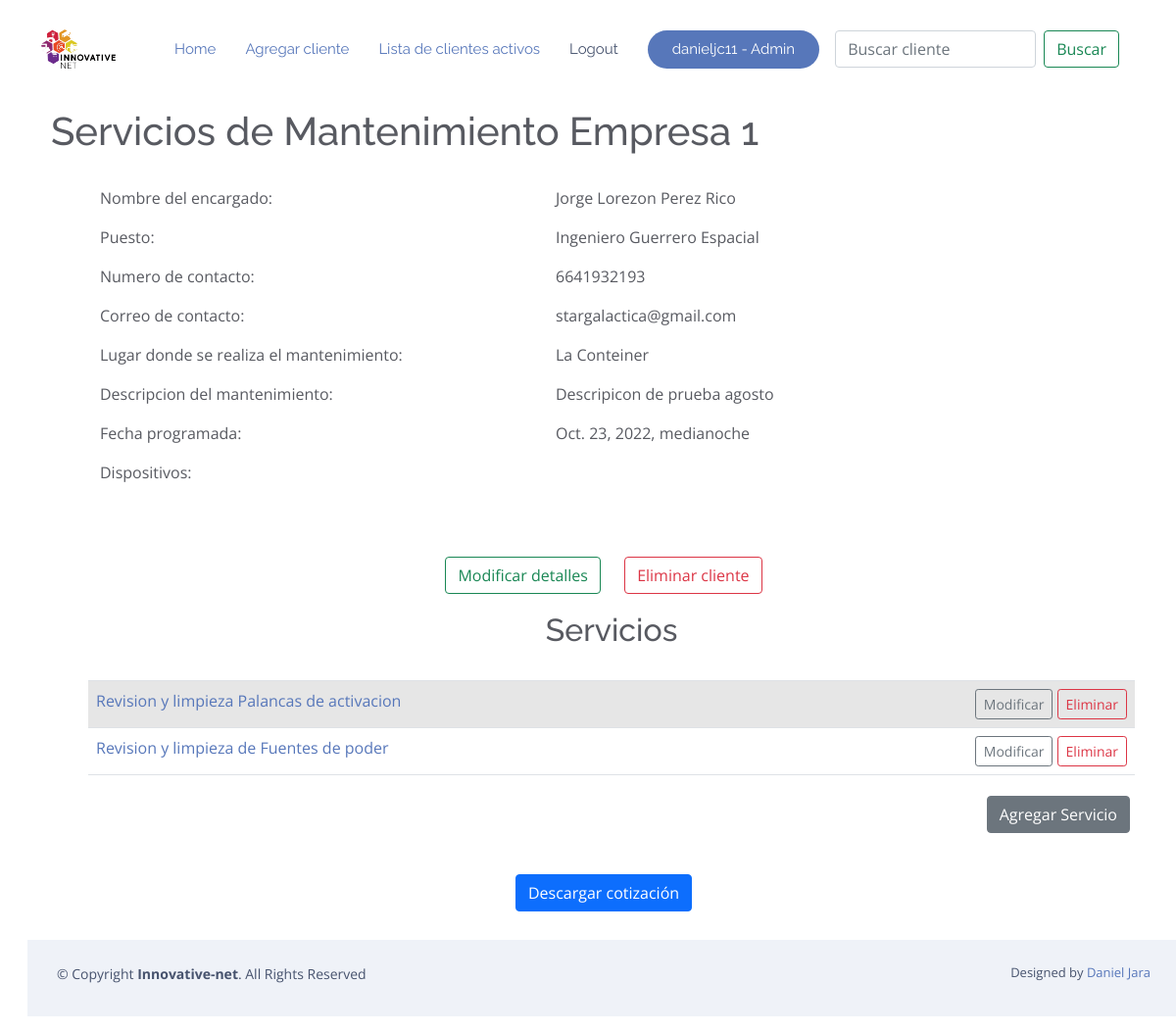
Screenshot of /mostrar_cliente/41 (signed in) with the database file from the repository.
### RPA/models.py (models this page shows, shortened)
class Cliente(models.Model):
    usuario = models.ForeignKey(User, on_delete=models.CASCADE, null=True, blank=True)
    nombre = models.CharField('Nombre de la compañia cliente',max_length=200)
    encargado = models.CharField('Nombre del contacto dentro de la empresa',max_length
    =120)
    puesto_encargado = models.CharField('Puesto del contacto',max_length
    =120)
    numero_contacto=models.CharField('Numero de telefono para contactar',max_length
    =10)
    correo_contacto=models.EmailField('Correo para contactar',blank=True)
    lugar_de_mantenimiento = models.CharField('Lugar en que se realizara el mantenimiento',max_length
    =120,blank=True)
    descripcion_cotizacion = models.TextField('Descripcion de la cotizacion',blank=True)
    fecha = models.DateTimeField('Fecha de realizacion de la cotizacion',blank=True,null=True, default=dateutil.utils.today())
    dispositivos = models.ManyToManyField(Dispositivo, blank = True)
    def __str__(self):
        return self.nombre
    class Meta:
        ordering = ['nombre']

class Mantenimiento(models.Model):
    cliente = models.ForeignKey(Cliente, on_delete=models.CASCADE, null=True, blank=True)
    limpieza_panel_alarmas = 'Revision y limpieza de panel de alarmas / Remoto'
    revision_limpieza_sensor_humo = 'Revision y limpieza de sensores de humo'
    rev_limp_estrobos = ' Revision y limpieza de estrobos -cornetas - campanas-mixtos'
    rev_limp_fuentespoder = 'Revision y limpieza de Fuentes de poder'
    rev_limp_placasactivacion = 'Revision y limpieza Palancas  de activacion'
    rev_limp_monitoresflujo = 'Revision y limpieza Modulos monitores de Flujo'
    rev_limp_sensoresductos = 'Revision y limpieza sensores de ductos de aire'
    rev_limp_humobeam = 'Revision y limpieza Sensor de humo tipo Beam'
    rev_limp_modulodecontrol = 'Revision y limpieza de modulos de Control'
    rev_limp_modconttrct1ct2 = 'Revision y limpieza de modulo de control CT1 o CT2'
    rev_limp_modreleevadorcr = 'Revision y limpieza de modulo releevador CR'
    rev_veri_resistenciafinlinea = 'Revision y Verificacion de resistencias de fin de linea'
    cambiar_ubi_herramientrasypersonal = 'Cambiar ubicaciones Herramientas y personal (mover el punto A al punto B)'
    relleno_informe = 'Relleno de informe'
    prueba_com_datospanelydisp = 'Prueba de comunicación de datos entre panel y dispositivos, asi como los loops.'
    soporte_tecnico = 'Servicio de soporte técnico -Horas de servicios generales adicionales'
    MANTENIMIENTOS_LISTA = [
        (limpieza_panel_alarmas, 'Revision y limpieza de panel de alarmas / Remoto'),
        (revision_limpieza_sensor_humo, 'Revision y limpieza de sensores de humo'),
        (rev_limp_estrobos, 'Revision y limpieza de estrobos -cornetas - campanas-mixtos'),
        (rev_limp_fuentespoder, 'Revision y limpieza de Fuentes de poder'),
        (rev_limp_placasactivacion, 'Revision y limpieza Palancas  de activacion'),
        (rev_limp_monitoresflujo, 'Revision y limpieza Modulos monitores de Flujo'),
        (rev_limp_sensoresductos, 'Revision y limpieza sensores de ductos de aire'),
        (rev_limp_humobeam, 'Revision y limpieza Sensor de humo tipo Beam'),
        (rev_limp_modulodecontrol, 'Revision y limpieza de modulos de Control'),
        (rev_limp_modconttrct1ct2, 'Revision y limpieza de modulo de control CT1 o CT2'),
        (rev_limp_modreleevadorcr, 'Revision y limpieza de modulo releevador CR'),
        (rev_veri_resistenciafinlinea,'Revision y Verificacion de resistencias de fin de linea'),
        (cambiar_ubi_herramientrasypersonal,'Cambiar ubicaciones Herramientas y personal (mover el punto A al punto B)'),
        (relleno_informe,'Relleno de informe'),
        (prueba_com_datospanelydisp, 'Prueba de comunicación de datos entre panel y dispositivos, asi como los loops.'),
        (soporte_tecnico, 'Servicio de soporte técnico -Horas de servicios generales adicionales'),
    ]
    result=[]
    for titulo in Nombre_servicio.objects.all():
        result.append((titulo.titulo,titulo.titulo))
    Titulo = models.CharField(
        max_length=200,
        choices=result,
        blank=True
    )
    periodisidadactividades = models.IntegerField(verbose_name="Periodicidad regular de actividad de mtto por año", blank=True, null=True )
    periodisidadadicional = models.IntegerField(verbose_name="Periodicidad adicional de actividad de mtto  a la regular", blank=True, null=True)
    tiempoejecucion = models.IntegerField(verbose_name="Tiempo de ejecucion del mtto", blank=True, null=True)
    cantidaddispositivos = models.IntegerField(verbose_name="Cantidad de dispositivos a considerar en periodicidad regular", blank=True, null=True)
    horasactividad = models.IntegerField(verbose_name="horas por actividad de mtto regular =Importe de cantidad x Tiempo de ejecucion", blank=True, null=True)
    costomantenimientoadicional = models.FloatField(verbose_name="Costo Adicional = horas por actividad de mtto adicional =Importe de cantidad x Tiempo de ejecucion ", blank=True, null=True)
    costomantenimientoregular = models.FloatField(verbose_name="Costo Regular = horas por actividad de mtto regular =Importe de cantidad x Tiempo de ejecucion",null=True,blank=True)
    encargadoTrabajo1 = models.ForeignKey(Precio,verbose_name="Encargado del trabajo" ,on_delete=models.CASCADE)
    def __str__(self):
        return self.Titulo
    class Meta:
        ordering = ['Titulo']

### RPA/views.py (the view)
# urls.py: path('mostrar_cliente/<int:pk>', Mostrar_Cliente.as_view(), name='mostrar_cliente'),
class Mostrar_Cliente(LoginRequiredMixin, DetailView):
    model = Cliente
    object = "cliente"
    template_name = "mantenimientos/detalle_cliente.html"
    def get_context_data(self, **kwargs):
        ctx = super(Mostrar_Cliente, self).get_context_data(**kwargs)
        cat = kwargs.get("object")
        ctx['servicios'] = Mantenimiento.objects.filter(cliente = cat)
        ctx['dispositivos'] = Dispositivo.objects.filter(cliente = cat)
        return ctx

### RPA/templates/mantenimientos/detalle_cliente.html (shortened to what this page needs)
{% extends "mantenimientos/base.html" %}
{% block body %}
        <div class="container-fluid p-4">
                <h1> Servicios de Mantenimiento {{cliente}}</h1>
        </div>
        <div class="container">
                <div class="container">
                        <div class="row">
                        <div class="col-5">
                                <ul>Nombre del encargado: </ul>
                                <ul>Puesto: </ul>
                                <ul>Numero de contacto: </ul>
                                <ul>Correo de contacto: </ul>
                                <ul>Lugar donde se realiza el mantenimiento: </ul>
                                <ul>Descripcion del mantenimiento: </ul>
                                <ul>Fecha programada: </ul>
                                <ul>Dispositivos:</ul>
                                        <br></br>
                        </div>
                        <div class="col-5">
                                <ul>{{ cliente.encargado }}</ul>
                                <ul>{{ cliente.puesto_encargado }}</ul>
                                <ul>{{ cliente.numero_contacto }}</ul>
                                <ul>{{ cliente.correo_contacto }}</ul>
                                <ul>{{ cliente.lugar_de_mantenimiento }}</ul>
                                <ul>{{ cliente.descripcion_cotizacion }}</ul>
                                <ul>{{ cliente.fecha }}</ul>
                                <br> </br>
                        </div>
                        <div class="col">
                        </div>
                        <div>
                        <center>
                                <a href="{% url 'modificar_cliente' cliente.id %}">
                                        <button type="button" class="btn btn-outline-success" style="margin:10px">Modificar detalles</button>
                                </a>
                                <a href="{% url 'eliminar_cliente' cliente.id %}">
                                        <button type="button" class="btn btn-outline-danger" style="margin:10px">Eliminar cliente</button>
                                </a>
                        </center>
                        </div>
                </div>
                <center>
                        <div class='container-fluid m-2'>
                                <h2> Servicios </h2>
                                <br/>
                                <table class="table table-striped table-hover table bordered">
                                {% for x in servicios %}
                                        <tr>
                                                <td>
                                                        <a href="{% url 'detalle_servicio' x.id %}">
                                                                {{ x }}
                                                        </a>
                                                </td>
                                                <td align="right">
                                                        <a href="{% url 'modificar_servicio' x.id %}">
                                                                <button type="button" class="btn btn-outline-secondary btn-sm">Modificar</button>
                                                        </a>
                                                        <a href="{% url 'eliminar_servicio' x.id%}">
                                                                <button type="button" class="btn btn-outline-danger btn-sm">Eliminar</button>
                                                        </a>
                                                </td>
                                        </tr>
                                {% endfor %}
                                </table>
                                <div align="right">
                                        <aright>
                                                <a href="{% url 'crear_servicio' cliente.id%}">
                                                        <button type=button class="btn btn-secondary" style="margin:5px">Agregar Servicio</button>
                                                </a>
                                </div>
                        </div>
                        <br>
                        <div>
                                <a href="{% url 'cotizacion_pdf' cliente.id %}" download="cotizacion.pdf">
                                        <button type="button" class="btn btn-primary" style="margin:5px">Descargar cotización</button>
                                </a>
                        </div>
                </center>
                <br>
        </div>
{% endblock %}

### RPA/templates/mantenimientos/base.html (shortened to what this page needs)
{% load static %}
<!DOCTYPE html>
<html lang="en">
<head>
  <link rel="stylesheet" href="https://stackpath.bootstrapcdn.com/bootstrap/4.5.0/css/bootstrap.min.css">
  <link href="{% static '\vendor\aos\aos.css' %}" rel="stylesheet">
  <link href="{% static '\vendor\bootstrap\css\bootstrap.min.css' %}" rel="stylesheet">
  <link href="{% static '\vendor\bootstrap-icons\bootstrap-icons.css' %}" rel="stylesheet">
  <link href="{% static '\vendor\boxicons\css\boxicons.min.css' %}" rel="stylesheet">
  <link href="{% static '\vendor\glightbox\css\glightbox.min.css' %}" rel="stylesheet">
  <link href="{% static '\vendor\swiper\swiper-bundle.min.css' %}" rel="stylesheet">
  <link href="{% static '\css\style.css' %}" rel="stylesheet">
</head>
<body style="padding-top: 70px;">
  <header id="header" class="fixed-top  header-transparent ">
    <div class="container d-flex align-items-center justify-content-between">
      <div class="logo">
        <a href="https://www.innovative-net.mx/"><img src="{% static '\assets\img\horizontal blanco.png' %}" alt="" class="img-fluid"></a>
      </div>
      <nav id="navbar" class="navbar">
        <ul>
          <li><a class="nav-link scrollto active" href="{% url 'home' %}">Home</a></li>
          <li><a class="nav-link scrollto active" href="{% url 'agregar_cliente' %}">Agregar cliente</a></li>
          <li><a class="nav-link scrollto active" href="{% url 'lista_clientes' %}">Lista de clientes activos</a></li>
          {% if request.user.is_authenticated %}
          <li><a class="nav-link scrollto" href="{% url 'logout' %}">Logout</a></li>
          {% if request.user.is_staff %}
              <li><a class="getstarted scrollto" href="{% url 'admin:index' %}" >{{request.user}} - Admin</a></li>
              {% else %}
              <li><a class="getstarted scrollto" href="" >{{request.user}}</a></li>
              {% endif %}
          {% else %}
          <li><a class="getstarted scrollto" href="{% url 'login'  %}" >Login</a></li>
          {% endif %}
        </ul>
        <form class="d-flex m-3" method="POST" action="{% url 'buscar_clientes' %}">
          <input class="form-control me-2" type="search" placeholder="Buscar cliente"
                 aria-label="Buscar cliente" name="searched">
          <button class="btn btn-outline-success" type="submit">
            Buscar
          </button>
        </form>
      </nav>
    </div>
  </header>
    <div class="container-fluid m-3">
      {% block body %}
      {% endblock %}
    </div>
        <footer id="footer">
            <div class="container py-4">
              <div class="copyright">
                &copy; Copyright <strong><span>Innovative-net</span></strong>. All Rights Reserved
              </div>
              <div class="credits">
                Designed by <a href="https://bootstrapmade.com/">Daniel Jara</a>
              </div>
            </div>
          </footer>
</body>
        </html>

### RPA/static/css/style.css (style rules this page uses)
body { font-family: "Open Sans", sans-serif; color: #585a61; }
a { color: #5777ba; text-decoration: none; }
h1, h2, h3, h4, h5, h6 { font-family: "Raleway", sans-serif; }
#header { transition: all 0.5s; z-index: 997; transition: all 0.5s; padding: 15px 0; background: rgba(255, 255, 255, 0.95); }
#header.header-transparent { background: transparent; }
#header .logo img { margin: 0; max-height: 40px; }
.navbar { padding: 0; }
.navbar ul { margin: 0; padding: 0; display: flex; list-style: none; align-items: center; }
.navbar li { position: relative; }
.navbar a, .navbar a:focus { display: flex; align-items: center; justify-content: space-between; padding: 10px 0 10px 30px; font-family: "Raleway", sans-serif; font-size: 15px; color: #47536e; white-space: nowrap; transition: 0.3s; }
.navbar a:hover, .navbar .active, .navbar .active:focus, .navbar li:hover > a { color: #5777ba; }
.navbar .getstarted { background: #5777ba; color: #fff; padding: 12px 25px; margin-left: 30px; color: #fff; line-height: 1; border-radius: 50px; }
#footer { background: #fff; padding: 0 0 30px 0; color: #47536e; font-size: 14px; background: #eff2f8; }
#footer .copyright { text-align: center; float: left; color: #47536e; }
#footer .credits { float: right; text-align: center; font-size: 13px; color: #47536e; }

### rows the page displays
Cliente: nombre "Empresa 1", encargado "Jorge Lorezon Perez Rico", puesto_encargado "Ingeniero Guerrero Espacial", numero_contacto "6641932193", correo_contacto "stargalactica@gmail.com", lugar_de_mantenimiento "La Conteiner", descripcion_cotizacion "Descripicon de prueba agosto", fecha "Oct. 23, 2022, medianoche"
Mantenimiento: Titulo "Revision y limpieza Palancas de activacion"
Mantenimiento: Titulo "Revision y limpieza de Fuentes de poder"

### other values shown
{{ request.user }} "danieljc11"
